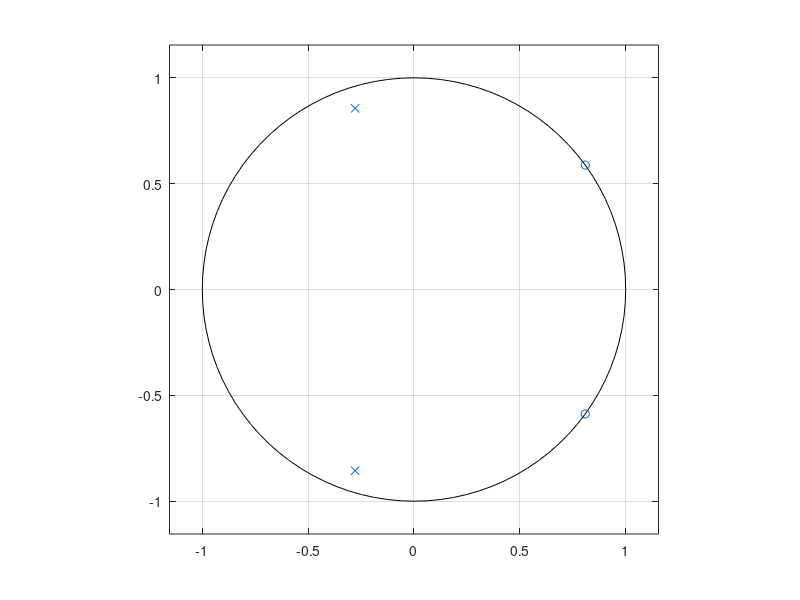
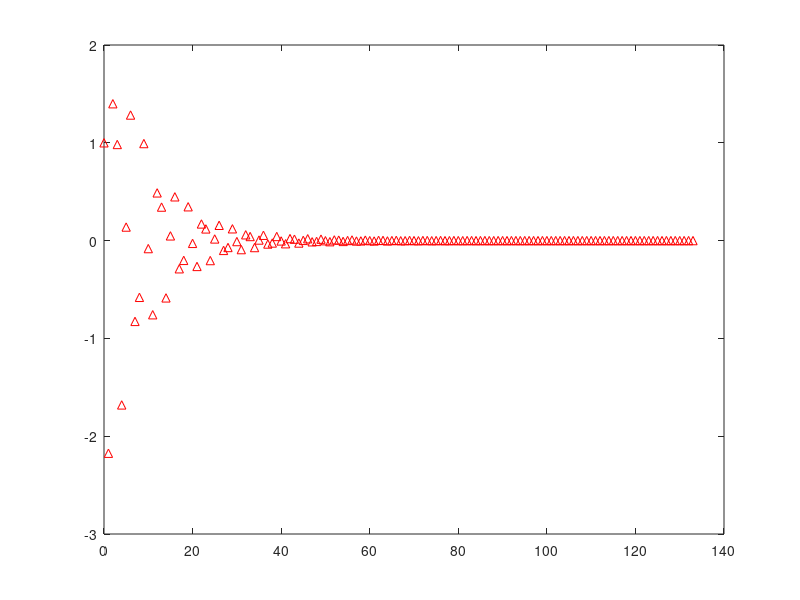
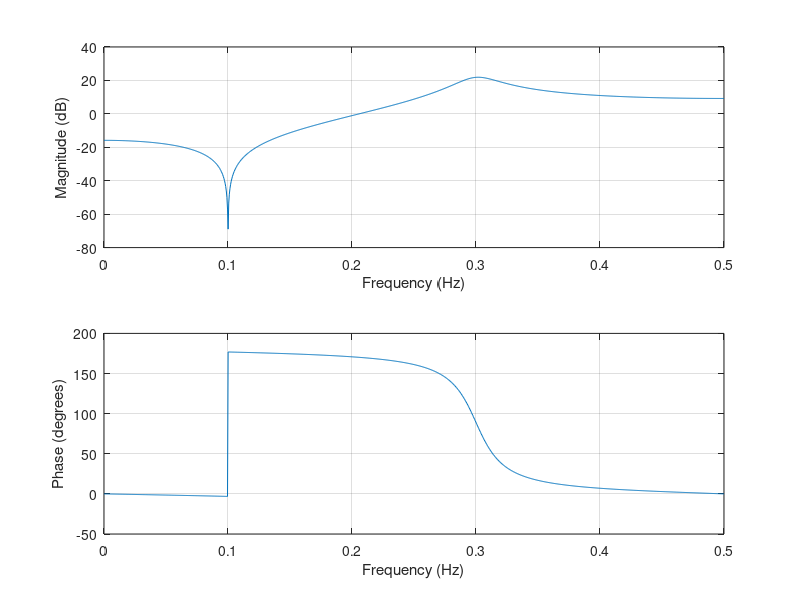

Recreate these plots in MATLAB, in order.
clear all
close all
%% Eingabe Pol und Nullstellen
% Nullstellen:
B_radius = [1 1]';
B_freq   = [0.1 -0.1]';
B = poly(B_radius.*exp(j*2*pi*B_freq));

% Polstellen
A_radius = [0.9 0.9]';
A_freq   = [0.3 -0.3]';
A = poly(A_radius.*exp(j*2*pi*A_freq));

%% Darstellung
% Darstellung Null- und Polstellen
figure
zplane(B,A);

% Darstellung Impulsantwort
figure
impz(B,A);

% Darstellung Frequenzgang
figure
freqz(B,A,1024,1);